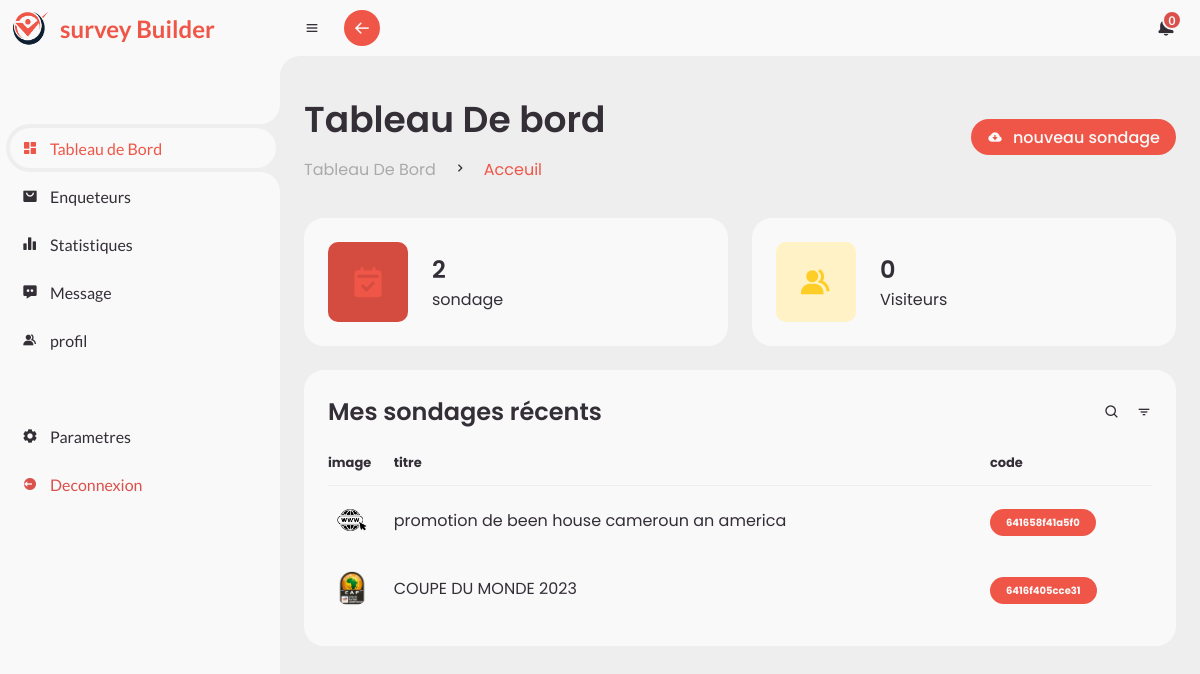
Page /view/pages/dashboard.page.php (signed in) on the committed database.
### tables this page shows
CREATE TABLE `survey` (
  `idsurvey` int(11) NOT NULL,
  `img_path` varchar(50) NOT NULL,
  `title` varchar(70) NOT NULL,
  `description` text NOT NULL,
  `token` varchar(20) NOT NULL,
  `idinvestigator` int(11) NOT NULL
);

### controller/dashboardController.php (called while the page is built, shortened)
<?php
require('../../model/surveys.php');
function indexShowSurveys(){
    $idInvestigator=$_SESSION['id'];
    $getSurveys= new Survey();
    $surveysNumber=$getSurveys->getSurveysNumber($idInvestigator);
    $surveys= $getSurveys->getSurveysByInvestigatorLimited($idInvestigator);
    return $surveys;
}
 indexShowSurveys();

### model/surveys.php (called while the page is built, shortened)
<?php
class Survey{
    public function getSurveysByInvestigatorLimited($idInvestigator){
        global $DB;
        $getSurvey = $DB -> prepare('SELECT * FROM survey WHERE idinvestigator=? LIMIT 5');
        $getSurvey -> execute(array($idInvestigator));
        return $getSurvey->fetchAll();
    }
    public function getSurveysNumber($idInvestigator){
        global $DB;
        $getSurvey = $DB -> prepare('SELECT COUNT(idsurvey) AS numberSurvey FROM survey WHERE idinvestigator=?');
        $getSurvey -> execute(array($idInvestigator));
        return $getSurvey->fetch();
    }
}

### view/pages/dashboard.page.php (the view, shortened to what this page needs)
<?php
require('../../controller/dashboardController.php');
?>
	<?php include('../layouts/head.php') ?>
	<?php include('../layouts/sidebar.php') ?>
	<section id="content">
		<?php include('../layouts/navbar.php') ?>
		<main>
			<div class="head-title">
				<div class="left">
					<h1>Tableau De bord</h1>
					<ul class="breadcrumb">
						<li>
							<a href="#">Tableau De Bord</a>
						</li>
						<li><i class='bx bx-chevron-right' ></i></li>
						<li>
							<a class="active" href="#">Acceuil</a>
						</li>
					</ul>
				</div>
				<a href="add_survey.page.php" class="btn-download">
					<i class='bx bxs-cloud-download' ></i>
					<span class="text">nouveau sondage</span>
				</a>
			</div>
			<ul class="box-info">
    <li>
        <i class='bx bxs-calendar-check' ></i>
        <span class="text">
            <h3><?= $surveysNumber['numberSurvey'] ?></h3>
            <p>sondage</p>
        </span>
    </li>
    <li>
        <i class='bx bxs-group' ></i>
        <span class="text">
            <h3>0</h3>
            <p>Visiteurs</p>
        </span>
    </li>
</ul>
			<div class="table-data">
				<div class="order">
					<div class="head">
						<h3>Mes sondages récents</h3>
						<i class='bx bx-search' ></i>
						<i class='bx bx-filter' ></i>
					</div>
					<table>
						<thead>
							<tr>
								<th>image</th>
								<th>titre</th>
								<th>code</th>
							</tr>
						</thead>
						<tbody>
							<?php if(isset($surveys)){
								foreach($surveys as $survey){ ?>
								<a href="survey.page.php?id=<?=$survey['idsurvey']?>">
									<tr>
										<td>
											<img src="../assets/img/survey/<?=$survey['img_path']?>">
										</td>
										<td><?=$survey['title']?></td>
										<td><span class="status completed"><?=$survey['token']?></span></td>
									</tr>
									</a>
								<?php } }else{
									echo '<p style="text-align: center;">Aucun Sondage...</p>';
								} ?>
						</tbody>
					</table>
				</div>
			</div>
		</main>
	</section>
	<?php include('../layouts/foot.php') ?>

### view/assets/css/style.css (style rules this page uses)
* { margin: 0; padding: 0; box-sizing: border-box; }
a { text-decoration: none; }
li { list-style: none; }
:root { --poppins: 'Poppins', sans-serif; --lato: 'Lato', sans-serif; --light: #F9F9F9; --blue: #EF5648; --active: rgb(30, 118, 207); --light-blue: #D44C40; --grey: #eee; --dark-grey: #AAAAAA; --dark: #342E37; --red: #DB504A; --yellow: #FFCE26; --light-yellow: #FFF2C6; --orange: #FD7238; --light-orange: #FFE0D3; }
html { overflow-x: hidden; }
body { background: var(--grey); overflow-x: hidden; }
#content { position: relative; width: calc(100% - 280px); left: 280px; transition: .3s ease; }
#content main { width: 100%; padding: 36px 24px; font-family: var(--poppins); max-height: calc(100vh - 56px); overflow-y: auto; }
#content main .head-title { display: flex; align-items: center; justify-content: space-between; grid-gap: 16px; flex-wrap: wrap; }
#content main .head-title .left h1 { font-size: 36px; font-weight: 600; margin-bottom: 10px; color: var(--dark); }
#content main .head-title .left .breadcrumb { display: flex; align-items: center; grid-gap: 16px; }
#content main .head-title .left .breadcrumb li { color: var(--dark); }
#content main .head-title .left .breadcrumb li a { color: var(--dark-grey); pointer-events: none; }
#content main .head-title .left .breadcrumb li a.active { color: var(--blue); pointer-events: unset; }
#content main .head-title .btn-download { height: 36px; padding: 0 16px; border-radius: 36px; background: var(--blue); color: var(--light); display: flex; justify-content: center; align-items: center; grid-gap: 10px; font-weight: 500; }
#content main .box-info { display: grid; grid-template-columns: repeat(auto-fit, minmax(240px,3fr)); grid-gap: 24px; margin-top: 36px; }
#content main .box-info li { padding: 24px; background: var(--light); border-radius: 20px; display: flex; align-items: center; grid-gap: 24px; }
#content main .box-info li .bx { width: 80px; height: 80px; border-radius: 10px; font-size: 36px; display: flex; justify-content: center; align-items: center; }
#content main .box-info li:nth-child(1) .bx { background: var(--light-blue); color: var(--blue); }
#content main .box-info li:nth-child(2) .bx { background: var(--light-yellow); color: var(--yellow); }
#content main .box-info li .text h3 { font-size: 24px; font-weight: 600; color: var(--dark); }
#content main .box-info li .text p { color: var(--dark); }
#content main .table-data { display: flex; flex-wrap: wrap; grid-gap: 24px; margin-top: 24px; width: 100%; color: var(--dark); }
#content main .table-data > div { border-radius: 20px; background: var(--light); padding: 24px; overflow-x: auto; }
#content main .table-data .head { display: flex; align-items: center; grid-gap: 16px; margin-bottom: 24px; }
#content main .table-data .head h3 { margin-right: auto; font-size: 24px; font-weight: 600; }
#content main .table-data .head .bx { cursor: pointer; }
#content main .table-data .order { flex-grow: 1; flex-basis: 500px; }
#content main .table-data .order table { width: 100%; border-collapse: collapse; }
#content main .table-data .order table th { padding-bottom: 12px; font-size: 13px; text-align: left; border-bottom: 1px solid var(--grey); }
#content main .table-data .order table td { padding: 16px 0; }
#content main .table-data .order table tr td:first-child { display: flex; align-items: center; grid-gap: 12px; padding-left: 6px; }
#content main .table-data .order table td img { width: 36px; height: 36px; border-radius: 50%; object-fit: cover; }
#content main .table-data .order table tr td .status { font-size: 10px; padding: 6px 16px; color: var(--light); border-radius: 20px; font-weight: 700; }
.status { font-size: 10px; padding: 6px 16px; color: var(--light); border-radius: 20px; font-weight: 700; }
#content main .table-data .order table tr td .status.completed { background: var(--blue); }
td .status.completed { background: var(--blue); }

### rows in the picture
survey: img_path (picture), title "promotion de been house cameroun an america", token "641658f41a5f0"
survey: img_path (picture), title "COUPE DU MONDE 2023", token "6416f405cce31"

### other values in the picture
$surveysNumber['numberSurvey'] "2"
